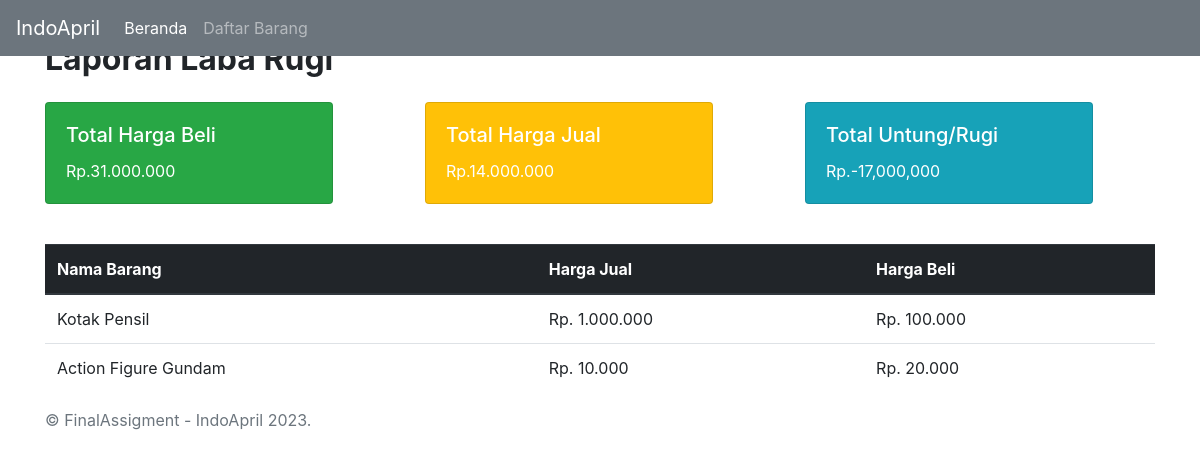
The page / on the database its author committed.
### tables this page shows
CREATE TABLE `barang` (
  `idBarang` int(20) NOT NULL,
  `namaBarang` varchar(255) NOT NULL,
  `keterangan` varchar(255) NOT NULL,
  `satuan` int(10) NOT NULL,
  `idPengguna` int(20) NOT NULL
);

CREATE TABLE `pembelian` (
  `idPembelian` int(20) NOT NULL,
  `jumlahPembelian` int(50) NOT NULL,
  `hargaBeli` int(50) NOT NULL,
  `idPengguna` int(20) NOT NULL,
  `idBarang` int(20) NOT NULL
);

CREATE TABLE `penjualan` (
  `idPenjualan` int(20) NOT NULL,
  `jumlahPenjualan` int(50) NOT NULL,
  `hargaJual` int(50) NOT NULL,
  `idPengguna` int(20) NOT NULL,
  `idBarang` int(20) NOT NULL
);

### app/controllers/dasbor.php (called while the page is built, shortened)
<?php
class DasborController extends Controller
{
    public function index()
    {
        $barang_model = $this->loadModel('BarangModel');
        $data_barang = $barang_model->dasborBarang();
        $totalHargaBeli = 0;
        $totalbeli = 0;
        $pembelian_model = $this->loadModel('PembelianModel');
        $pembelian = $pembelian_model->getAllPembelian();
        foreach ($pembelian as $pembelian_item) {
            $totalHargaBeli += $pembelian_item->hargaBeli * $pembelian_item->jumlahPembelian;
            $totalbeli = $pembelian_item->jumlahPembelian;
        }
        $totalHargaJual = 0;
        $totaljual = 0;
        $penjualan_model = $this->loadModel('PenjualanModel');
        $penjualan = $penjualan_model->getAllPenjualan();
        foreach ($penjualan as $penjualan_item) {
            $totalHargaJual += $penjualan_item->hargaJual * $penjualan_item->jumlahPenjualan;
            $totaljual = $penjualan_item->jumlahPenjualan;
        }
        $labaRugi = $totalHargaJual - $totalHargaBeli;
        $stock = $totalbeli - $totaljual;
        $data['total_harga_beli'] = $totalHargaBeli;
        $data['total_harga_jual'] = $totalHargaJual;
        $data['laba_rugi'] = $labaRugi;
        $data['stok'] = $stock;
        require 'app/views/layouts/header.php';
        require 'app/views/layouts/navbar.php';
        require 'app/views/dasbor/index.php';
        require 'app/views/layouts/footer.php';
    }
}

### index.php (called while the page is built, shortened)
<?php
require 'app/libs/controller.php';
$app = new Application();

### app/libs/controller.php (called while the page is built, shortened)
<?php
class Controller
{
    public $db = null;
    private function openDatabaseConnection()
    {
        $options = array(PDO::ATTR_DEFAULT_FETCH_MODE => PDO::FETCH_OBJ, PDO::ATTR_ERRMODE => PDO::ERRMODE_WARNING);
        try {
            $this->db = new PDO("mysql:host=" . DB_HOST . ";port=" . DB_PORT . ";dbname=" . DB_NAME, DB_USER, DB_PASS, $options);
        } catch(PDOException $e) {
            echo $e->getMessage();
        }
    }
    public function loadModel($model_name)
    {
        return new $model_name($this->db);
    }
}

### app/models/pembelianmodel.php (called while the page is built, shortened)
<?php
class PembelianModel
{
    private $db;
    function __construct($db) {
        $this->db = $db;
    }
    public function getAllPembelian()
    {
        try {
            $query = "SELECT * FROM pembelian";
            $prepareDB = $this->db->prepare($query);
            $prepareDB->execute();
            $result = $prepareDB->fetchAll();
            return $result;
        } catch (Exception $e) {
            throw $e;
        }
    }
}

### app/models/penjualanmodel.php (called while the page is built, shortened)
<?php
class PenjualanModel
{
    private $db;
    function __construct($db) {
        $this->db = $db;
    }
    public function getAllPenjualan()
    {
        try {
            $query = "SELECT * FROM penjualan";
            $prepareDB = $this->db->prepare($query);
            $prepareDB->execute();
            $result = $prepareDB->fetchAll();
            return $result;
        } catch (Exception $e) {
            throw $e;
        }
    }
}

### app/models/barangmodel.php (called while the page is built, shortened)
<?php
class BarangModel
{
    private $db;
    function __construct($db) {
        $this->db = $db;
    }
    public function dasborBarang(){
        try{
            $query = "SELECT * FROM barang
            INNER JOIN pengguna ON barang.idPengguna = pengguna.idPengguna
            INNER JOIN penjualan ON barang.idBarang = penjualan.idBarang
            INNER JOIN pembelian ON barang.idBarang = pembelian.idBarang";
            $prepareDB = $this->db->prepare($query);
            $prepareDB->execute();
            $result = $prepareDB->fetchAll();
            return $result;
        } catch (Exception $e){
            throw $e;
        }
    }
}

### app/views/dasbor/index.php (the view)
<main role="main" class="container" style="margin-top : 40px">
    <div class="clearfix mb-3 mt-3">
        <h2 class="float-left"><b>Laporan Laba Rugi</b></h>
    </div>
  <div class="row p-24" style="margin-bottom : 24px">
  <div class="col-sm-4">
      <div class="card text-white bg-success mb-3" style="width: 18rem;">
        <div class="card-body">
          <h5 class="card-title">Total Harga Beli</h5>
          <p class="card-text">Rp.<?php echo number_format($data['total_harga_beli'], 0, ',', '.'); ?></p>
        </div>
      </div>
    </div>
  <div class="col-sm-4">
    <div class="card text-white bg-warning mb-3" style="width: 18rem;">
      <div class="card-body">
        <h5 class="card-title">Total Harga Jual</h5>
        <p class="card-text">Rp.<?php echo number_format($data['total_harga_jual'], 0, ',', '.'); ?></p>
      </div>
    </div>
  </div>
  <div class="col-sm-4">
    <div class="card text-white bg-info mb-3" style="width: 18rem;">
      <div class="card-body">
        <h5 class="card-title">Total Untung/Rugi</h5>
        <p class="card-text">Rp.<?php echo number_format($data['total_harga_jual'] - $data['total_harga_beli']); ?></p>
      </div>
    </div>
  </div>
  </div>
  <div class="table-responsive">
        <table class="table">
            <thead class="thead-dark">
                <tr>
                    <th>Nama Barang</th>
                    <th>Harga Jual</th>
                    <th>Harga Beli</th>
                </tr>
            </thead>
            <tbody>
                <?php foreach ($data_barang as $barang) { ?>
                <tr>
                    <td><?php echo $barang->namaBarang; ?></td>
                    <td>Rp. <?php echo number_format($barang->hargaBeli, 0, ',', '.')?></td>
                    <td>Rp. <?php echo number_format($barang->hargaJual, 0, ',', '.')?></td>
                    <?php } ?>
                </tr>
            </tbody>
        </table>
</main>

### rows shown on the page
barang: namaBarang "Kotak Pensil", pembelian.hargaBeli "1.000.000", penjualan.hargaJual "100.000"
barang: namaBarang "Action Figure Gundam", pembelian.hargaBeli "10.000", penjualan.hargaJual "20.000"

### other values the page prints
$data['total_harga_beli'] "31.000.000"
$data['total_harga_jual'] "14.000.000"
$data['total_harga_jual'] - $data['total_harga_beli'] "-17,000,000"
